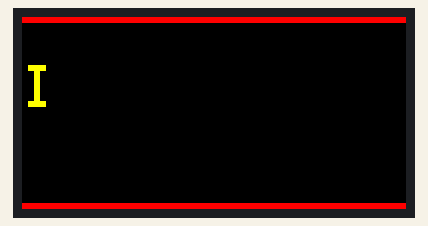
Simulated run of this sketch. Board: ESP32. Parts: 64×32 colour display.

Above: at 0.15 s.
At 5.33 s:
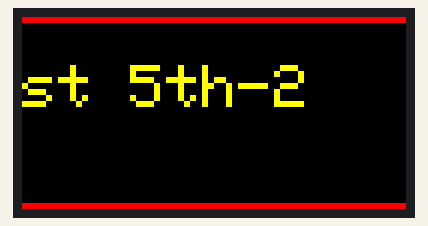
At 10.8 s:
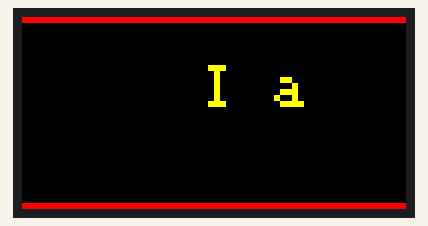
At 21.79 s:
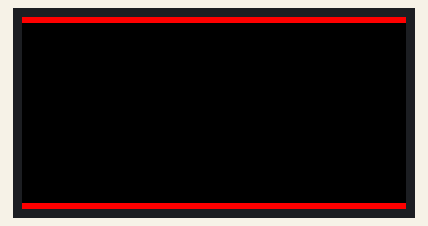
At 30.65 s:
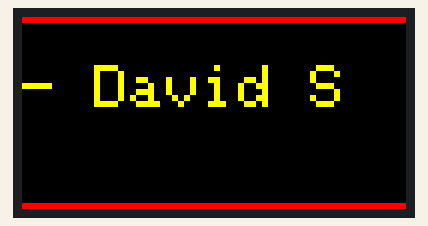
At 39.78 s:
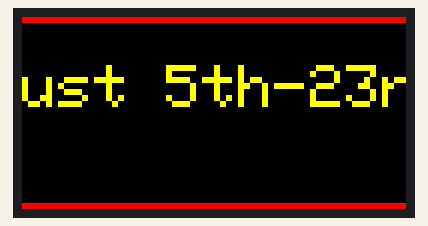

The sketch:

px_matrix_scrolling_text.ino
```cpp
#include <PxMatrix.h>

// ESP32 Pins for LED MATRIX
#define P_LAT 22
#define P_A 19
#define P_B 23
#define P_C 18
#define P_D 5
#define P_E 15  // NOT USED for 1/16 scan
#define P_OE 2

//set up hardware timing
hw_timer_t * timer = NULL;

//set board multiplexing
portMUX_TYPE timerMux = portMUX_INITIALIZER_UNLOCKED;

//initialize library for wiring
PxMATRIX display(64,32,P_LAT, P_OE,P_A,P_B,P_C,P_D);

// set draw time var
uint8_t display_draw_time=0;
bool firsttime=true;
int counter=0;

// Set some standard colors
uint16_t myRED = display.color565(255, 0, 0);
uint16_t myGREEN = display.color565(0, 255, 0);
uint16_t myBLUE = display.color565(0, 0, 255);
uint16_t myWHITE = display.color565(255, 255, 255);
uint16_t myYELLOW = display.color565(255, 255, 0);
uint16_t myCYAN = display.color565(0, 255, 255);
uint16_t myMAGENTA = display.color565(255, 0, 255);
uint16_t myBLACK = display.color565(0, 0, 0);
uint16_t colorlist[] = {myRED,myGREEN,myBLUE,myWHITE,myCYAN,myMAGENTA};

// set up multiplexing interrupt
void IRAM_ATTR display_updater(){
  // Increment the counter and set the time of ISR
  portENTER_CRITICAL_ISR(&timerMux);
  display.display(display_draw_time);
  portEXIT_CRITICAL_ISR(&timerMux);
}

void display_update_enable(bool is_enable)
{
if (is_enable)
  {
    timer = timerBegin(0, 80, true);
    timerAttachInterrupt(timer, &display_updater, true);
    timerAlarmWrite(timer, 2000, true);
    timerAlarmEnable(timer);
  }
else
  {
    timerDetachInterrupt(timer);
    timerAlarmDisable(timer);
  }
}

void setup() {
  // put your setup code here, to run once:
  display.begin(16); // 1/16 scan
  display.setFastUpdate(true);
  display_update_enable(true);
  display.clearDisplay();
}

//void Text_Write() {
//  display.clearDisplay();
//  // turn off wrap around to allow scrolling
//  display.setTextWrap(false)
//  display.drawLine(0,0,63,0,myYELLOW);
//  display.drawLine(0,31,63,31,myYELLOW);
//  display.setTextColor(myWHITE);
//  display.setCursor(5,7);
//  display.print("Hello");
//  display.setTextColor(myRED);
//  display.setCursor(5,18);
//  display.print("world");
//  display.drawPixel(15, 18, myBLUE);
//  display.drawPixel(15, 18, myRED);
//  delay(50);
//}

void ScrollText() {
  String text = "I am out of office for August 5th-23rd - David Schaub        "; // sample text
  const int width = 18; // width of the marquee display (in characters)
  //display.setTextSize(2);
  display.setTextColor(myYELLOW);
  // turn off wrap around to allow scrolling
  display.setTextWrap(false);
  // draw border lines
  display.drawLine(0,0,63,0,myRED);
  display.drawLine(0,31,63,31,myRED);

  // Loop once through the string
  for (int offset = 0; offset < text.length(); offset++)  {
    // Construct the string to display for this iteration
    String t = "";

    for (int i = 0; i < width; i++) {

      t += text.charAt((offset + i) % text.length());

      // Print the string for the current iteration
      display.setCursor(0, display.height()/2-8); // display will be halfway down screen
      display.print(t);

      // Short delay so the text doesn't move too fast
      delay(10);
      display.clearDisplay();
      // draw border lines
      display.drawLine(0,0,63,0,myRED);
      display.drawLine(0,31,63,31,myRED);
      }
   }

}

void loop() {
  ScrollText();
}
```
